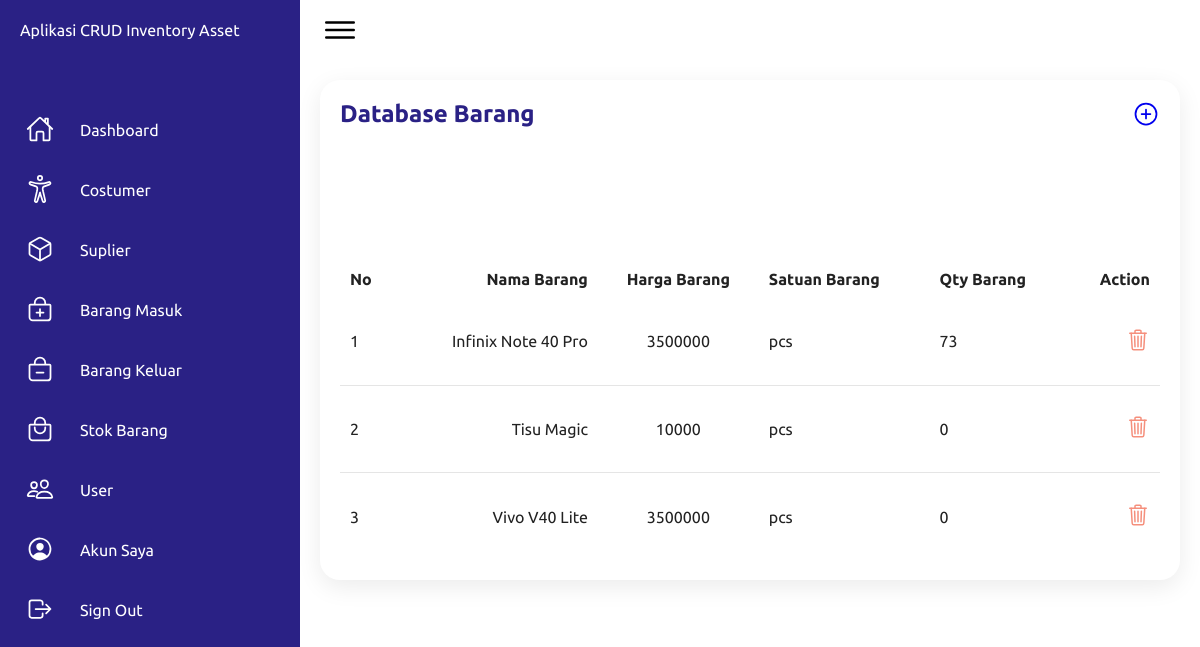
The app's page /website/app/stokBarang (signed in) with its own data.
### tables this page shows
CREATE TABLE `data_barang` (
  `idBarang` int(255) NOT NULL,
  `namaBarang` varchar(1000) NOT NULL,
  `hargaBarang` int(255) NOT NULL,
  `satuanBarang` varchar(1000) NOT NULL,
  `qtyBarang` int(255) NOT NULL,
  `idSuplier` int(255) NOT NULL
);

### website/app/stokBarang/index.php (the view, shortened to what this page needs)
<!DOCTYPE html>
<html lang="en">
    <head>
        <link rel="stylesheet" href="../../css/dashboard.css">
    </head>
    <body>
        <div class="container">
            <div class="navigation">
                <ul>
                    <li>
                        <a href="#">
                            <span class="title">Aplikasi CRUD Inventory Asset</span>
                        </a>
                    </li>
                    <li>
                        <a href="../beranda">
                            <span class="icon">
                                <ion-icon name="home-outline"></ion-icon>
                            </span>
                            <span class="title">Dashboard</span>
                        </a>
                    </li>
                    <li>
                        <a href="../costumer">
                            <span class="icon">
                                <ion-icon name="accessibility-outline"></ion-icon>
                            </span>
                            <span class="title">Costumer</span>
                        </a>
                    </li>
                    <li>
                        <a href="../suplier">
                            <span class="icon">
                                <ion-icon name="cube-outline"></ion-icon>
                            </span>
                            <span class="title">Suplier</span>
                        </a>
                    </li>
                    <li>
                        <a href="../barangMasuk">
                            <span class="icon">
                                <ion-icon name="bag-add-outline"></ion-icon>
                            </span>
                            <span class="title">Barang Masuk</span>
                        </a>
                    </li>
                    <li>
                        <a href="../barangKeluar">
                            <span class="icon">
                                <ion-icon name="bag-remove-outline"></ion-icon>
                            </span>
                            <span class="title">Barang Keluar</span>
                        </a>
                    </li>
                    <li>
                        <a href="#">
                            <span class="icon">
                                <ion-icon name="bag-handle-outline"></ion-icon>
                            </span>
                            <span class="title">Stok Barang</span>
                        </a>
                    </li>
                    <li>
                        <a href="../user">
                            <span class="icon">
                                <ion-icon name="people-outline"></ion-icon>
                            </span>
                            <span class="title">User</span>
                        </a>
                    </li>
                    <li>
                        <a href="../account">
                            <span class="icon">
                                <ion-icon name="person-circle-outline"></ion-icon>
                            </span>
                            <span class="title">Akun Saya</span>
                        </a>
                    </li>
                    <li>
                        <a href="#" id="showModal">
                            <span class="icon">
                                <ion-icon name="log-out-outline"></ion-icon>
                            </span>
                            <span class="title">Sign Out</span>
                        </a>
                    </li>
                </ul>
            </div>
            <div class="main">
                <div class="topbar">
                    <div class="toggle">
                        <ion-icon name="menu-outline"></ion-icon>
                    </div>
                </div>
                <div class="details" style="display: block;">
                    <div class="recentOrders">
                        <div class="cardHeader">
                            <h2>Database Barang</h2>
                            <a href="input.php">
                                <ion-icon style="font-size: 1.75rem;" name="add-circle-outline"></ion-icon>
                            </a>
                        </div>
                        <?php
                            require '../../config.php';
                            try {
                                $stmt = $pdo->prepare("SELECT idBarang, namaBarang, hargaBarang, satuanBarang, qtyBarang FROM data_barang");
                                $stmt->execute();
                                $barangs = $stmt->fetchAll(PDO::FETCH_ASSOC);
                                $no = 1;
                            } catch (PDOException $e) {
                                error_log("Database error: " . $e->getMessage());
                                echo "Terjadi kesalahan. Silakan coba lagi nanti.";
                                exit();
                            }
                        ?>
                        <table>
                            <thead>
                                <tr>
                                    <td>No</td>
                                    <td>Nama Barang</td>
                                    <td>Harga Barang</td>
                                    <td>Satuan Barang</td>
                                    <td>Qty Barang</td>
                                    <td>Action</td>
                                </tr>
                            </thead>
                            <tbody>
                                <?php if ($barangs): ?>
                                    <?php foreach ($barangs as $barang): ?>
                                        <tr>
                                            <td><?php echo $no++ ?></td>
                                            <td><?php echo htmlspecialchars($barang['namaBarang']); ?></td>
                                            <td><?php echo htmlspecialchars($barang['hargaBarang']); ?></td>
                                            <td><?php echo htmlspecialchars($barang['satuanBarang']); ?></td>
                                            <td><?php echo htmlspecialchars($barang['qtyBarang']); ?></td>
                                            <td>
                                                <a style="color: #f58f7c;" href="#" class="showDeleteModal" data-id="<?php echo htmlspecialchars($barang['idBarang']); ?>" data-nama="<?php echo htmlspecialchars($barang['namaBarang']); ?>">
                                                    <ion-icon name="trash-outline" style="font-size: 1.50rem;"></ion-icon>
                                                </a>
                                            </td>
                                        </tr>
                                    <?php endforeach; ?>
                                <?php else: ?>
                                    <tr>
                                        <td colspan="6">Tidak ada data barang.</td>
                                    </tr>
                                <?php endif; ?>
                            </tbody>
                        </table>
                    </div>
                </div>
            </div>
        </div>
    </body>
</html>

### website/css/dashboard.css (style rules this page uses)
* { font-family: "Ubuntu", sans-serif; margin: 0; padding: 0; box-sizing: border-box; }
:root { --blue: #2a2185; --white: #fff; --gray: #f5f5f5; --black1: #222; --black2: #999; }
body { min-height: 100vh; overflow-x: hidden; }
.container { position: relative; width: 100%; }
.navigation { position: fixed; width: 300px; height: 100%; background: var(--blue); border-left: 10px solid var(--blue); transition: 0.5s; overflow: hidden; }
.navigation ul { position: absolute; top: 0; left: 0; width: 100%; }
.navigation ul li { position: relative; width: 100%; list-style: none; border-top-left-radius: 30px; border-bottom-left-radius: 30px; }
.navigation ul li:nth-child(1) { margin-bottom: 40px; pointer-events: none; }
.navigation ul li a { position: relative; display: block; width: 100%; display: flex; text-decoration: none; color: var(--white); }
.navigation ul li a .icon { position: relative; display: block; min-width: 60px; height: 60px; line-height: 75px; text-align: center; }
.navigation ul li a .icon ion-icon { font-size: 1.75rem; }
.navigation ul li a .title { position: relative; display: block; padding: 0 10px; height: 60px; line-height: 60px; text-align: start; white-space: nowrap; }
.main { position: absolute; width: calc(100% - 300px); left: 300px; min-height: 100vh; background: var(--white); transition: 0.5s; }
.topbar { width: 100%; height: 60px; display: flex; justify-content: space-between; align-items: center; padding: 0 10px; }
.toggle { position: relative; width: 60px; height: 60px; display: flex; justify-content: center; align-items: center; font-size: 2.5rem; cursor: pointer; }
.details { position: relative; width: 100%; padding: 20px; display: grid; grid-template-columns: 2fr 1fr; grid-gap: 30px; }
.details .recentOrders { position: relative; display: grid; min-height: 500px; background: var(--white); padding: 20px; box-shadow: 0 7px 25px rgba(0, 0, 0, 0.08); border-radius: 20px; }
.details .cardHeader { display: flex; justify-content: space-between; align-items: flex-start; }
.cardHeader h2 { font-weight: 600; color: var(--blue); }
.details table { width: 100%; border-collapse: collapse; margin-top: 10px; }
.details table thead td { font-weight: 600; }
.details .recentOrders table tr { color: var(--black1); border-bottom: 1px solid rgba(0, 0, 0, 0.1); }
.details .recentOrders table tr:last-child { border-bottom: none; }
.details .recentOrders table tr td { padding: 10px; }
.details .recentOrders table tr td:last-child { text-align: end; }
.details .recentOrders table tr td:nth-child(2) { text-align: end; }
.details .recentOrders table tr td:nth-child(3) { text-align: center; }

### records on screen
data_barang: namaBarang "Infinix Note 40 Pro", hargaBarang "3500000", satuanBarang "pcs", qtyBarang "73"
data_barang: namaBarang "Tisu Magic", hargaBarang "10000", satuanBarang "pcs", qtyBarang "0"
data_barang: namaBarang "Vivo V40 Lite", hargaBarang "3500000", satuanBarang "pcs", qtyBarang "0"
